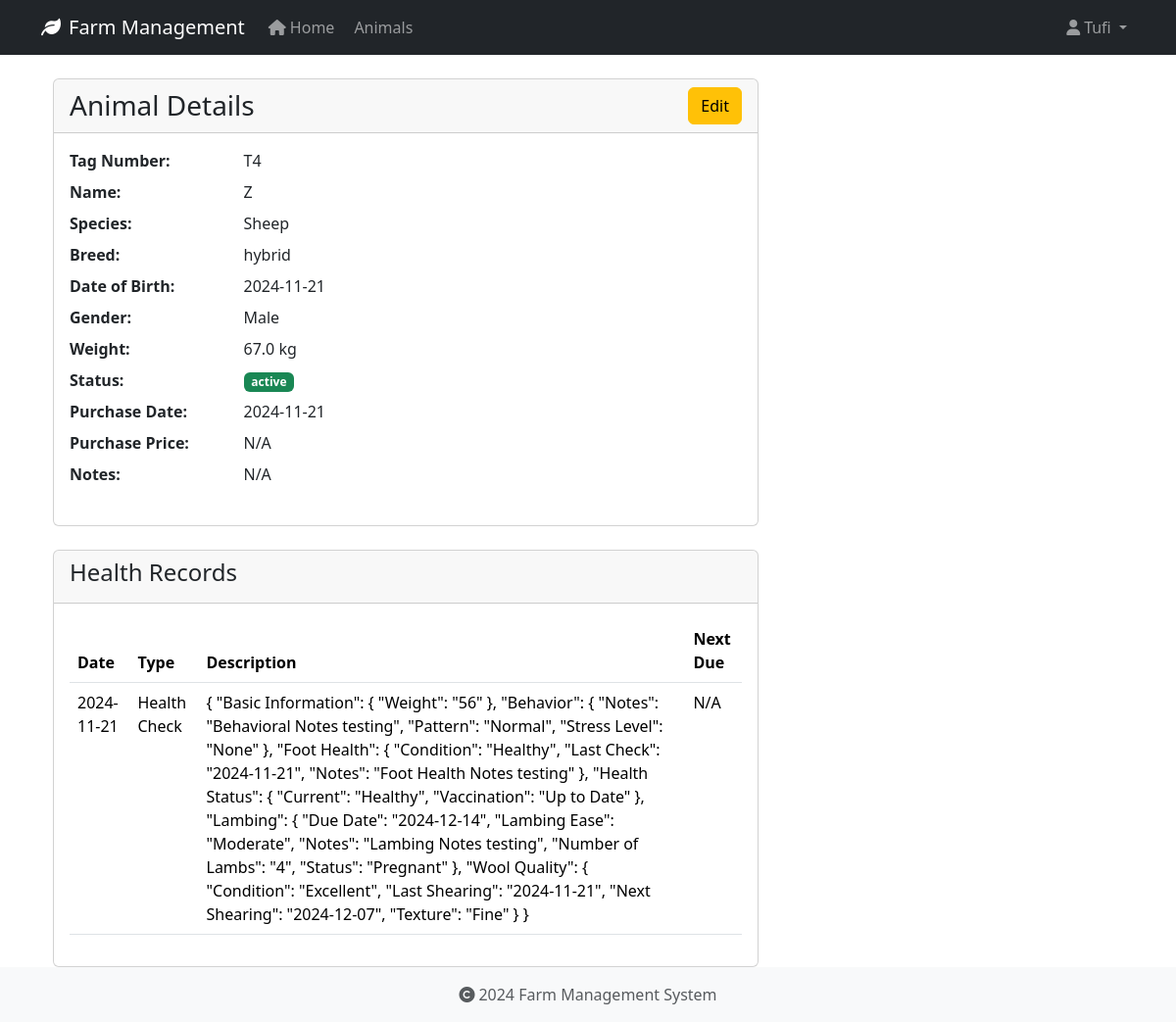
The page /animals/8 (signed in) on the database as committed earlier.
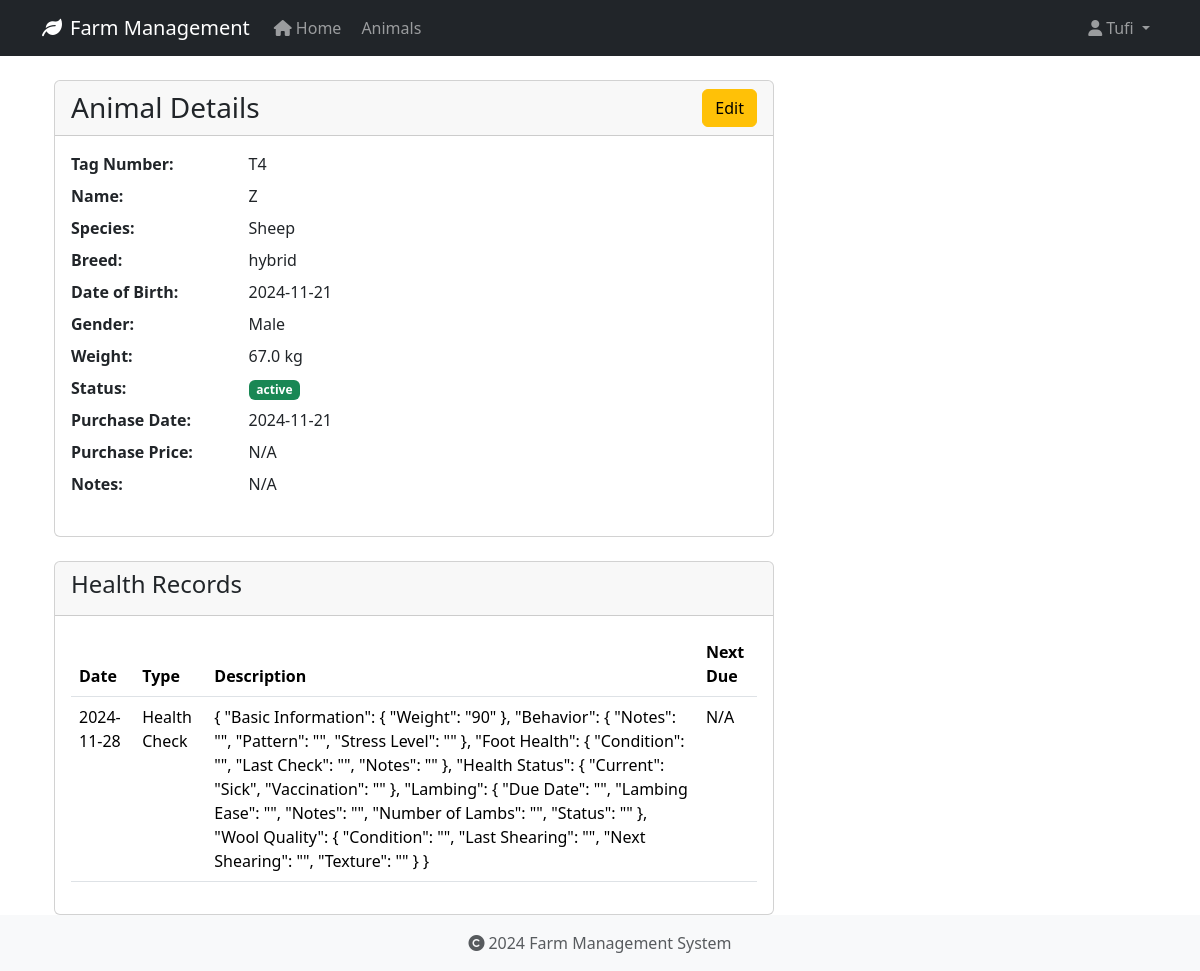
The same page on the database as committed later.
### app/models/animal.py (models this page shows, shortened)
class HealthRecord(db.Model):
    id = db.Column(db.Integer, primary_key=True)
    animal_id = db.Column(db.Integer, db.ForeignKey('animal.id', ondelete='CASCADE'), nullable=False)
    record_type = db.Column(db.String(50), nullable=False)  # Made nullable=False
    date = db.Column(db.Date, nullable=False)
    description = db.Column(db.Text, nullable=True)
    treatment = db.Column(db.Text, nullable=True)
    cost = db.Column(db.Float, nullable=True)
    next_due_date = db.Column(db.Date, nullable=True)
    created_at = db.Column(db.DateTime, default=datetime.utcnow, nullable=False)
    created_by_id = db.Column(db.Integer, db.ForeignKey('user.id', ondelete='SET NULL'), nullable=True)

### app/routes/animals.py (the view)
@bp.route('/<int:id>')
@login_required
def view(id):
    animal = Animal.query.get_or_404(id)
    return render_template('animals/view.html', animal=animal)

### app/models/user.py (called while the page is built)
@login_manager.user_loader
def load_user(user_id):
    return User.query.get(int(user_id))

### app/templates/animals/view.html (shortened to what this page needs)
{% extends "base.html" %}
{% block content %}
<div class="container">
    <div class="row">
        <div class="col-md-8">
            <div class="card">
                <div class="card-header">
                    <div class="d-flex justify-content-between align-items-center">
                        <h3 class="card-title mb-0">Animal Details</h3>
                        <a href="{{ url_for('animals.edit', id=animal.id) }}" class="btn btn-warning">Edit</a>
                    </div>
                </div>
                <div class="card-body">
                    <dl class="row">
                        <dt class="col-sm-3">Tag Number:</dt>
                        <dd class="col-sm-9">{{ animal.tag_number }}</dd>
                        <dt class="col-sm-3">Name:</dt>
                        <dd class="col-sm-9">{{ animal.name or 'N/A' }}</dd>
                        <dt class="col-sm-3">Species:</dt>
                        <dd class="col-sm-9">{{ animal.species }}</dd>
                        <dt class="col-sm-3">Breed:</dt>
                        <dd class="col-sm-9">{{ animal.breed or 'N/A' }}</dd>
                        <dt class="col-sm-3">Date of Birth:</dt>
                        <dd class="col-sm-9">{{ animal.date_of_birth.strftime('%Y-%m-%d') if animal.date_of_birth else 'N/A' }}</dd>
                        <dt class="col-sm-3">Gender:</dt>
                        <dd class="col-sm-9">{{ animal.gender or 'N/A' }}</dd>
                        <dt class="col-sm-3">Weight:</dt>
                        <dd class="col-sm-9">{{ animal.weight|round(2) if animal.weight else 'N/A' }} kg</dd>
                        <dt class="col-sm-3">Status:</dt>
                        <dd class="col-sm-9">
                            <span class="badge {% if animal.status == 'active' %}bg-success{% else %}bg-secondary{% endif %}">
                                {{ animal.status }}
                            </span>
                        </dd>
                        <dt class="col-sm-3">Purchase Date:</dt>
                        <dd class="col-sm-9">{{ animal.purchase_date.strftime('%Y-%m-%d') if animal.purchase_date else 'N/A' }}</dd>
                        <dt class="col-sm-3">Purchase Price:</dt>
                        <dd class="col-sm-9">{{ animal.purchase_price|round(2) if animal.purchase_price else 'N/A' }}</dd>
                        <dt class="col-sm-3">Notes:</dt>
                        <dd class="col-sm-9">{{ animal.notes or 'N/A' }}</dd>
                    </dl>
                </div>
            </div>
            <div class="card mt-4">
                <div class="card-header">
                    <h4>Health Records</h4>
                </div>
                <div class="card-body">
                    {% if animal.health_records %}
                        <table class="table">
                            <thead>
                                <tr>
                                    <th>Date</th>
                                    <th>Type</th>
                                    <th>Description</th>
                                    <th>Next Due</th>
                                </tr>
                            </thead>
                            <tbody>
                                {% for record in animal.health_records %}
                                <tr>
                                    <td>{{ record.date.strftime('%Y-%m-%d') }}</td>
                                    <td>{{ record.record_type }}</td>
                                    <td>{{ record.description }}</td>
                                    <td>{{ record.next_due_date.strftime('%Y-%m-%d') if record.next_due_date else 'N/A' }}</td>
                                </tr>
                                {% endfor %}
                            </tbody>
                        </table>
                    {% else %}
                        <p>No health records found.</p>
                    {% endif %}
                </div>
            </div>
        </div>
    </div>
</div>
{% endblock %}

Rows that differ between the two databases and show on the page:
removed HealthRecord: date "2024-11-21", record_type "Health Check", description "{ \"Basic Information\": { \"Weight\": \"56\" }, \"Behavior\": { \"Notes\": \"Behavioral Notes testing\", \"Pattern\": \"Normal\", \"Stress Level\": \"None\" }, \"Foot Health\": { \"Condition\": \"Healthy\", \"Last Check\": \"2024-11-21\", \"Notes\": \"Foot Health Notes testing\" }, \"Health Status\": { \"Current\": \"Healthy\", \"Vaccination\": \"Up to Date\" }, \"Lambing\": { \"Due Date\": \"2024-12-14\", \"Lambing Ease\": \"Moderate\", \"Notes\": \"Lambing Notes testing\", \"Number of Lambs\": \"4\", \"Status\": \"Pregnant\" }, \"Wool Quality\": { \"Condition\": \"Excellent\", \"Last Shearing\": \"2024-11-21\", \"Next Shearing\": \"2024-12-07\", \"Texture\": \"Fine\" } }", next_due_date "N/A"
added HealthRecord: date "2024-11-28", record_type "Health Check", description "{ \"Basic Information\": { \"Weight\": \"90\" }, \"Behavior\": { \"Notes\": \"\", \"Pattern\": \"\", \"Stress Level\": \"\" }, \"Foot Health\": { \"Condition\": \"\", \"Last Check\": \"\", \"Notes\": \"\" }, \"Health Status\": { \"Current\": \"Sick\", \"Vaccination\": \"\" }, \"Lambing\": { \"Due Date\": \"\", \"Lambing Ease\": \"\", \"Notes\": \"\", \"Number of Lambs\": \"\", \"Status\": \"\" }, \"Wool Quality\": { \"Condition\": \"\", \"Last Shearing\": \"\", \"Next Shearing\": \"\", \"Texture\": \"\" } }", next_due_date "N/A"
